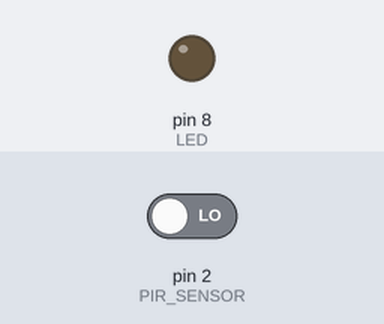
Bench run of a sketch on a simulated Arduino Uno, built with avr-gcc and run on an emulated ATmega328P. Parts: output pins drawn as LEDs (lit = HIGH). The test bench sets the inputs (shaded band); at power-on: pin 2 (PIR_SENSOR) LOW. What the sketch prints to the serial monitor is not drawn.

Above: at 1.8 s.
1.9 s: pin 2 (PIR_SENSOR) driven HIGH
At 3.2 s:
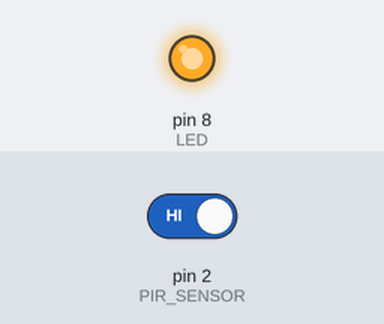
3.5 s: pin 2 (PIR_SENSOR) driven LOW
At 4.5 s:
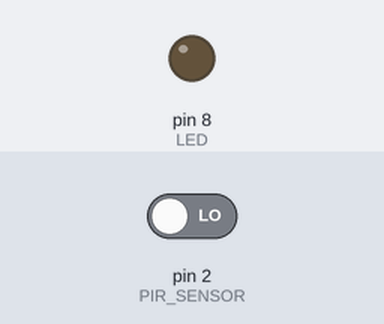
Timing chart, 0 to 6.5 s (numbered marks = the images above; inputs shaded):
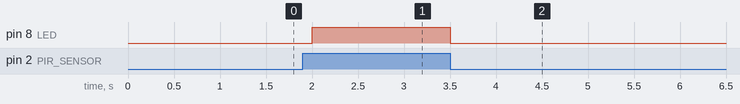

The sketch:

PIR_Sensor.ino
```cpp
const int PIR_SENSOR = 2;  // PIR sensor connected to pin 2
const int LED = 8;         // LED connected to pin 9

void setup() {
    pinMode(PIR_SENSOR, INPUT);
    pinMode(LED, OUTPUT);
    Serial.begin(9600);
}

void loop() {
    int motionDetected = digitalRead(PIR_SENSOR);

    if (motionDetected == HIGH) { // If motion detected
        Serial.println("⚠ Motion Detected! LED ON.");
        digitalWrite(LED, HIGH);
    } else {
        Serial.println("✅ No Motion. LED OFF.");
        digitalWrite(LED, LOW);
    }

    delay(500); // Small delay to avoid rapid flickering
}
```

Measured:
- after the input at 1.9 s, pin 8 (LED): LOW → HIGH after 0.10 s
- after the input at 3.5 s, pin 8 (LED): HIGH → LOW at once
